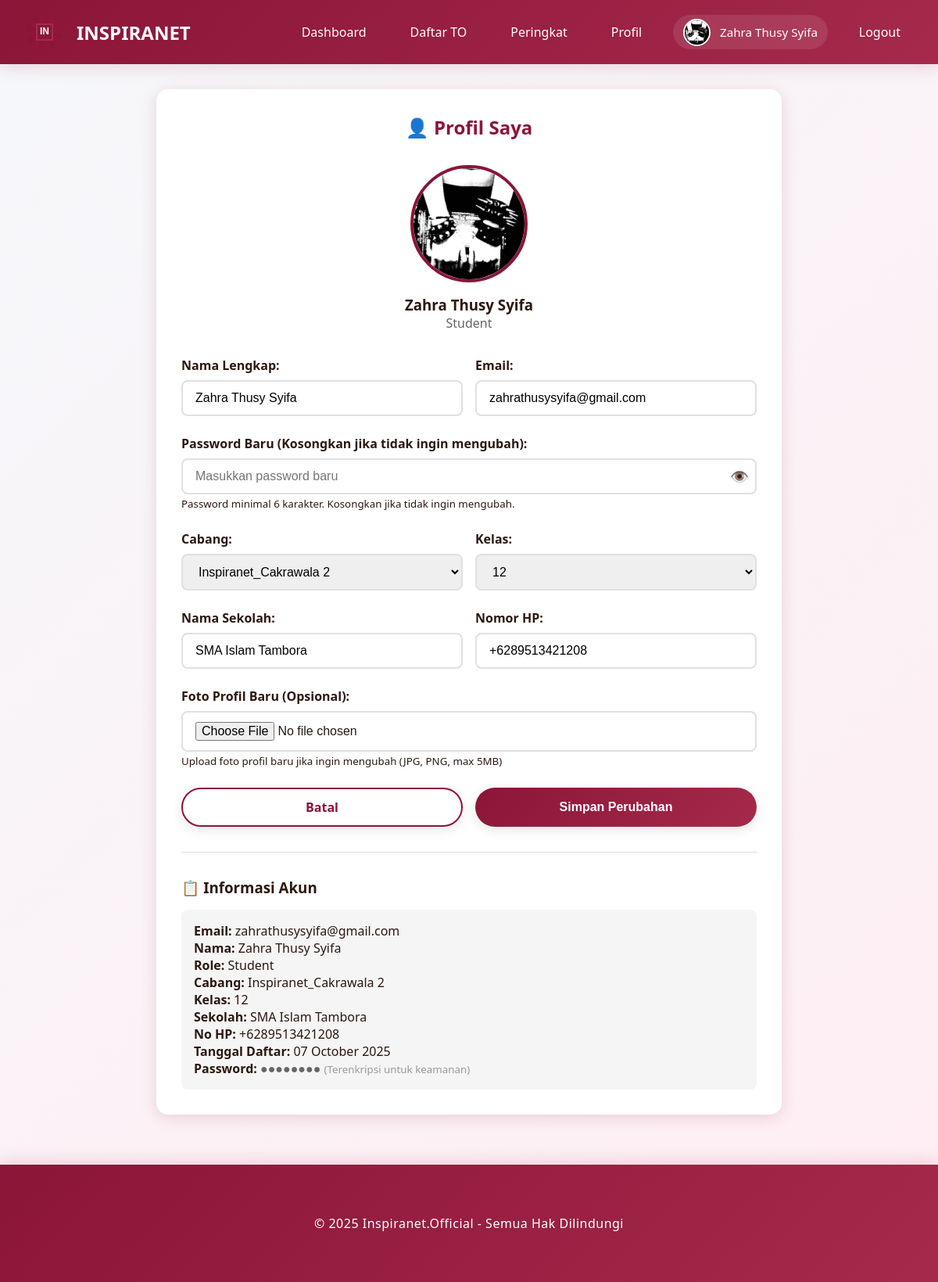
Page /profile (signed in) on the committed database.
### models.py (models this page shows, shortened)
class User(UserMixin, db.Model):
    __tablename__ = 'users'
    id = db.Column(db.Integer, primary_key=True)
    email = db.Column(db.String(120), unique=True, nullable=False)
    password_hash = db.Column(db.String(255), nullable=False)
    full_name = db.Column(db.String(100), nullable=False)
    role = db.Column(db.String(20), nullable=False, default='student')
    inspira_branch = db.Column(db.String(50), nullable=True)
    class_level = db.Column(db.String(20), nullable=True)
    school_name = db.Column(db.String(150), nullable=True)
    phone_number = db.Column(db.String(20), nullable=True)
    profile_photo = db.Column(db.String(255), nullable=True)
    created_at = db.Column(db.DateTime, default=datetime.utcnow)
    exam_attempts = db.relationship('ExamAttempt', backref='user', lazy=True, cascade='all, delete-orphan')
    payments = db.relationship('Payment', backref='user', lazy=True, cascade='all, delete-orphan')
    leaderboard_entries = db.relationship('Leaderboard', backref='user', lazy=True, cascade='all, delete-orphan')

### app.py (the view)
@app.route('/profile')
@login_required
def profile():
    return render_template('profile.html', branches=BRANCHES, class_levels=CLASS_LEVELS)

### app.py (called while the page is built)
@login_manager.user_loader
def load_user(user_id):
    return User.query.get(int(user_id))

@app.before_request
def ensure_db():
    if not hasattr(app, '_db_initialized'):
        app._db_initialized = True
        init_database()

### templates/profile.html (shortened to what this page needs)
{% extends "base.html" %}
{% block content %}
<div class="card" style="max-width: 800px; margin: 2rem auto;">
    <h2 style="text-align: center; margin-bottom: 2rem;">👤 Profil Saya</h2>
    <div style="display: flex; flex-direction: column; align-items: center; margin-bottom: 2rem;">
        {% if current_user.profile_photo %}
        <img src="{{ url_for('uploaded_file', filename='profiles/' + current_user.profile_photo) }}"
             alt="{{ current_user.full_name }}"
             style="width: 150px; height: 150px; border-radius: 50%; object-fit: cover; margin-bottom: 1rem; border: 4px solid var(--primary-color);">
        {% else %}
        <div style="width: 150px; height: 150px; border-radius: 50%; background: var(--primary-color); color: white; display: flex; align-items: center; justify-content: center; font-size: 4rem; margin-bottom: 1rem; border: 4px solid var(--primary-color);">
            {{ current_user.full_name[0].upper() }}
        </div>
        {% endif %}
        <h3>{{ current_user.full_name }}</h3>
        <p style="color: #666;">{{ current_user.role|title }}</p>
    </div>
    <form method="POST" action="{{ url_for('update_profile') }}" enctype="multipart/form-data">
        <div style="display: grid; grid-template-columns: 1fr 1fr; gap: 1rem;">
            <div class="form-group">
                <label for="full_name">Nama Lengkap:</label>
                <input type="text" id="full_name" name="full_name" class="form-control" value="{{ current_user.full_name }}" required>
            </div>
            <div class="form-group">
                <label for="email">Email:</label>
                <input type="email" id="email" name="email" class="form-control" value="{{ current_user.email }}" required>
            </div>
        </div>
        <div class="form-group">
            <label for="password">Password Baru (Kosongkan jika tidak ingin mengubah):</label>
            <div style="position: relative;">
                <input type="password" id="password" name="password" class="form-control" minlength="6" placeholder="Masukkan password baru">
                <button type="button" onclick="togglePassword('password')" style="position: absolute; right: 10px; top: 50%; transform: translateY(-50%); background: none; border: none; cursor: pointer; font-size: 1.2rem;">
                    👁️
                </button>
            </div>
            <small class="text-muted">Password minimal 6 karakter. Kosongkan jika tidak ingin mengubah.</small>
        </div>
        {% if current_user.role == 'student' %}
        <div style="display: grid; grid-template-columns: 1fr 1fr; gap: 1rem;">
            <div class="form-group">
                <label for="inspira_branch">Cabang:</label>
                <select id="inspira_branch" name="inspira_branch" class="form-control" required>
                    {% for branch in branches %}
                    <option value="{{ branch }}" {% if current_user.inspira_branch == branch %}selected{% endif %}>{{ branch }}</option>
                    {% endfor %}
                </select>
            </div>
            <div class="form-group">
                <label for="class_level">Kelas:</label>
                <select id="class_level" name="class_level" class="form-control" required>
                    {% for level in class_levels %}
                    <option value="{{ level }}" {% if current_user.class_level == level %}selected{% endif %}>{{ level }}</option>
                    {% endfor %}
                </select>
            </div>
        </div>
        <div style="display: grid; grid-template-columns: 1fr 1fr; gap: 1rem;">
            <div class="form-group">
                <label for="school_name">Nama Sekolah:</label>
                <input type="text" id="school_name" name="school_name" class="form-control" value="{{ current_user.school_name or '' }}" required>
            </div>
            <div class="form-group">
                <label for="phone_number">Nomor HP:</label>
                <input type="tel" id="phone_number" name="phone_number" class="form-control" value="{{ current_user.phone_number or '' }}" required>
            </div>
        </div>
        {% else %}
        <div class="form-group">
            <label for="phone_number">Nomor HP:</label>
            <input type="tel" id="phone_number" name="phone_number" class="form-control" value="{{ current_user.phone_number or '' }}" required>
        </div>
        {% endif %}
        <div class="form-group">
            <label for="profile_photo">Foto Profil Baru (Opsional):</label>
            <input type="file" id="profile_photo" name="profile_photo" accept="image/*" class="form-control">
            <small class="text-muted">Upload foto profil baru jika ingin mengubah (JPG, PNG, max 5MB)</small>
        </div>
        <div style="display: grid; grid-template-columns: 1fr 1fr; gap: 1rem; margin-top: 1.5rem;">
            <a href="{{ url_for('index') }}" class="btn btn-secondary" style="text-align: center; text-decoration: none; display: inline-block;">Batal</a>
            <button type="submit" class="btn btn-primary">Simpan Perubahan</button>
        </div>
    </form>
    <div style="margin-top: 2rem; padding-top: 2rem; border-top: 1px solid #ddd;">
        <h3 style="margin-bottom: 1rem;">📋 Informasi Akun</h3>
        <div style="background: #f5f5f5; padding: 1rem; border-radius: 8px;">
            <p><strong>Email:</strong> {{ current_user.email }}</p>
            <p><strong>Nama:</strong> {{ current_user.full_name }}</p>
            <p><strong>Role:</strong> {{ current_user.role|title }}</p>
            {% if current_user.role == 'student' %}
            <p><strong>Cabang:</strong> {{ current_user.inspira_branch or '-' }}</p>
            <p><strong>Kelas:</strong> {{ current_user.class_level or '-' }}</p>
            <p><strong>Sekolah:</strong> {{ current_user.school_name or '-' }}</p>
            {% endif %}
            <p><strong>No HP:</strong> {{ current_user.phone_number or '-' }}</p>
            <p><strong>Tanggal Daftar:</strong> {{ current_user.created_at.strftime('%d %B %Y') if current_user.created_at else '-' }}</p>
            <p style="margin-bottom: 0;"><strong>Password:</strong> <span style="color: #666;">●●●●●●●●</span> <small style="color: #999;">(Terenkripsi untuk keamanan)</small></p>
        </div>
    </div>
</div>
{% endblock %}

### templates/base.html (shortened to what this page needs)
<!DOCTYPE html>
<html lang="id">
<head>
    <link rel="stylesheet" href="{{ url_for('static', filename='css/style.css') }}">
</head>
<body>
    <nav class="navbar">
        <div class="container">
            <a href="{{ url_for('index') }}" class="navbar-brand">
                <div id="logo-animation" class="logo-container"></div>
                <span>INSPIRANET</span>
            </a>
            <ul class="navbar-nav" id="navbarMenu">
                {% if current_user.is_authenticated %}
                    {% if current_user.role == 'admin' %}
                        <li><a href="{{ url_for('admin_dashboard') }}" onclick="closeMobileMenu()">Dashboard</a></li>
                        <li><a href="{{ url_for('admin_students') }}" onclick="closeMobileMenu()">Siswa</a></li>
                        <li><a href="{{ url_for('admin_teachers') }}" onclick="closeMobileMenu()">Guru</a></li>
                        <li><a href="{{ url_for('admin_exams') }}" onclick="closeMobileMenu()">TO</a></li>
                        <li><a href="{{ url_for('admin_payments') }}" onclick="closeMobileMenu()">Pembayaran</a></li>
                    {% else %}
                        <li><a href="{{ url_for('student_dashboard') }}" onclick="closeMobileMenu()">Dashboard</a></li>
                        <li><a href="{{ url_for('student_exams') }}" onclick="closeMobileMenu()">Daftar TO</a></li>
                    {% endif %}
                    <li><a href="{{ url_for('all_leaderboards') }}" onclick="closeMobileMenu()">Peringkat</a></li>
                    <li><a href="{{ url_for('profile') }}" onclick="closeMobileMenu()">Profil</a></li>
                    <li class="user-profile">
                        <div class="profile-info">
                            {% if current_user.profile_photo %}
                            <img src="{{ url_for('uploaded_file', filename='profiles/' + current_user.profile_photo) }}" alt="{{ current_user.full_name }}" class="profile-photo-nav">
                            {% else %}
                            <div class="profile-photo-placeholder">{{ current_user.full_name[0].upper() }}</div>
                            {% endif %}
                            <span class="profile-name">{{ current_user.full_name }}</span>
                        </div>
                    </li>
                    <li><a href="{{ url_for('logout') }}" onclick="closeMobileMenu()">Logout</a></li>
                {% else %}
                    <li><a href="{{ url_for('login') }}" onclick="closeMobileMenu()">Login</a></li>
                    <li><a href="{{ url_for('register') }}" onclick="closeMobileMenu()">Daftar</a></li>
                {% endif %}
            </ul>
        </div>
    </nav>
    <div class="container">
        {% block content %}{% endblock %}
    </div>
    <footer class="footer">
        <div class="container">
            <p>&copy; 2025 Inspiranet.Official - Semua Hak Dilindungi</p>
        </div>
    </footer>
</body>
</html>

### static/css/style.css (style rules this page uses)
:root { --primary-color: #8B1538; --secondary-color: #A52A4A; --accent-color: #C94060; --dark-color: #4A0E1F; --light-color: #FFE5EC; --text-dark: #2C1810; --text-light: #FFFFFF; --shadow: 0 4px 20px rgba(139, 21, 56, 0.15); --shadow-hover: 0 8px 35px rgba(139, 21, 56, 0.25); --shadow-active: 0 12px 45px rgba(139, 21, 56, 0.35); }
* { margin: 0; padding: 0; box-sizing: border-box; }
body { font-family: 'Segoe UI', Tahoma, Geneva, Verdana, sans-serif; background: linear-gradient(135deg, #f5f7fa 0%, #ffeef3 100%); color: var(--text-dark); min-height: 100vh; }
.navbar { background: linear-gradient(135deg, var(--primary-color) 0%, var(--secondary-color) 100%); padding: 1rem 0; box-shadow: var(--shadow); position: sticky; top: 0; z-index: 1000; }
.navbar .container { max-width: 1200px; margin: 0 auto; padding: 0 2rem; display: flex; justify-content: space-between; align-items: center; }
.navbar-brand { display: flex; align-items: center; gap: 1rem; color: var(--text-light); text-decoration: none; font-size: 1.5rem; font-weight: bold; }
.logo-container { position: relative; width: 50px; height: 50px; }
.navbar-nav { display: flex; gap: 1.5rem; list-style: none; align-items: center; }
.navbar-nav a { color: var(--text-light); text-decoration: none; padding: 0.5rem 1rem; border-radius: 5px; transition: all 0.3s ease; }
.user-profile { display: flex; align-items: center; }
.profile-info { display: flex; align-items: center; gap: 0.75rem; padding: 0.3rem 0.8rem; background: rgba(255, 255, 255, 0.1); border-radius: 25px; }
.profile-photo-nav { width: 35px; height: 35px; border-radius: 50%; object-fit: cover; border: 2px solid white; }
.profile-name { color: white; font-weight: 500; font-size: 0.95rem; }
.container { max-width: 1200px; margin: 2rem auto; padding: 0 2rem; }
.btn { display: inline-block; padding: 0.75rem 2rem; border: none; border-radius: 25px; font-size: 1rem; font-weight: 600; text-decoration: none; cursor: pointer; transition: all 0.4s cubic-bezier(0.68, -0.55, 0.265, 1.55); box-shadow: 0 4px 15px rgba(0, 0, 0, 0.1); position: relative; overflow: hidden; }
.btn::before { content: ''; position: absolute; top: 50%; left: 50%; width: 0; height: 0; border-radius: 50%; background: rgba(255, 255, 255, 0.2); transform: translate(-50%, -50%); transition: width 0.6s, height 0.6s; }
.btn-primary { background: linear-gradient(135deg, var(--primary-color) 0%, var(--secondary-color) 100%); color: var(--text-light); }
.btn-secondary { background: white; color: var(--primary-color); border: 2px solid var(--primary-color); }
.card { background: white; border-radius: 15px; padding: 2rem; box-shadow: var(--shadow); margin-bottom: 2rem; animation: fadeInUp 0.8s cubic-bezier(0.68, -0.55, 0.265, 1.55); transition: all 0.4s ease; }
.card h2 { color: var(--primary-color); margin-bottom: 1rem; }
.form-group { margin-bottom: 1.5rem; }
.form-group label { display: block; margin-bottom: 0.5rem; color: var(--text-dark); font-weight: 600; }
.form-control { width: 100%; padding: 0.75rem 1rem; border: 2px solid #e0e0e0; border-radius: 8px; font-size: 1rem; transition: all 0.3s ease; }
.footer { background: linear-gradient(135deg, var(--primary-color) 0%, var(--secondary-color) 100%); color: var(--text-light); text-align: center; padding: 2rem 0; margin-top: 4rem; box-shadow: 0 -4px 20px rgba(139, 21, 56, 0.15); }
.footer p { margin: 0; font-size: 1rem; font-weight: 500; letter-spacing: 0.5px; }

### rows in the picture
User: profile_photo (picture), full_name "Zahra Thusy Syifa", role "Student", email "zahrathusysyifa@gmail.com", inspira_branch "Inspiranet_Cakrawala 2", class_level "12", school_name "SMA Islam Tambora", phone_number "+6289513421208", created_at "07 October 2025"
